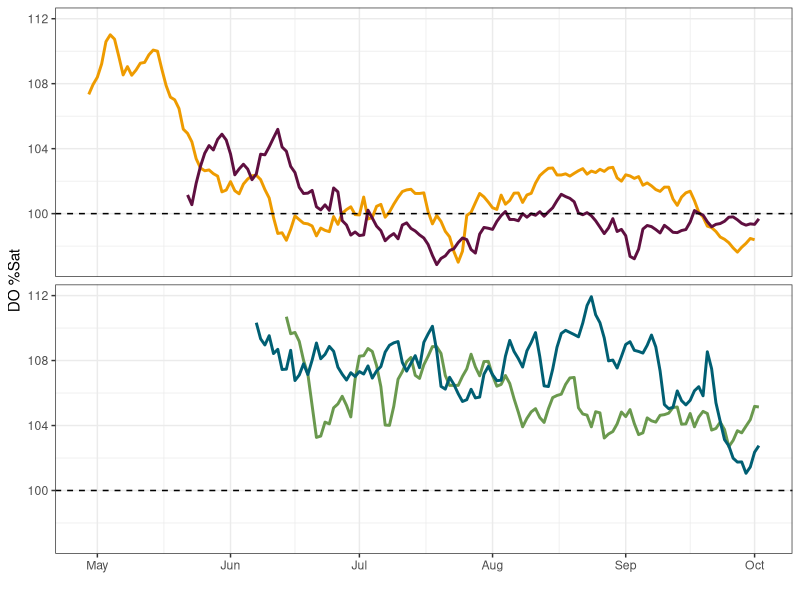

Write R code to recreate this figure.
library(tidyverse)

sparkling_hf = read_csv("data/sonde/ntl4_1_v8_sparkling.csv") %>%
  mutate(sampledate = mdy(sampledate),
         yday = yday(sampledate),
         month_day = as.Date(paste0("2000-", 
                                    month(sampledate), 
                                    "-", day(sampledate)))) %>%
  # filter(year4>=2004) %>%
  filter(year4 == 2012 | year4 == 2013 | 
         year4 == 2021 | year4 == 2022,
         !yday < 120, !yday > 275) %>%
  mutate(treatment = case_when(year4 == 2012 ~ "1_ice",
                               year4 == 2013 ~ "1_ice",
                               year4 == 2021 ~ "2_cisco",
                               year4 == 2022 ~ "2_cisco"))

ggplot(sparkling_hf %>% filter(!avg_do_sat < 95), 
       aes(x = month_day, y = avg_do_sat, color = factor(year4))) + 
  geom_line(linewidth = 1) + 
  scale_color_manual(values = c("#ee9b00", "#5f0f40", "#6a994e", "#005f73")) + 
  facet_wrap(~treatment, ncol = 1) +
  # scale_x_date(date_labels = "%b %d", date_breaks = "1 month") +
  theme_bw() + 
  theme(strip.text = element_blank(),
        strip.background = element_blank(),
        legend.position = 'none') +
   geom_hline(yintercept = 100, linetype = "dashed") + 
  xlab("") + ylab("DO %Sat")
